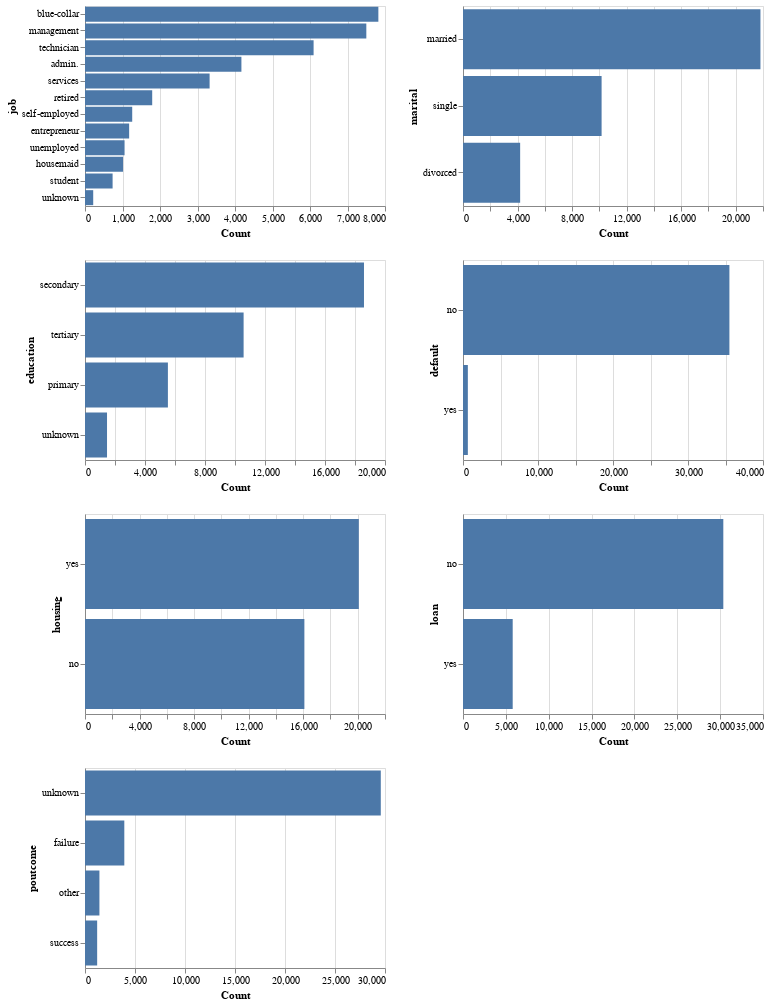

The code cell stored with this chart in its notebook:
### Code cell
# Distribution of categorical columns
categorical_chart = alt.Chart(train_df).mark_bar().encode(
    x=alt.X('count()', title='Count'),
    y=alt.Y(alt.repeat("repeat"), type="nominal", sort='-x'),
).properties(
    width=300,
    height=200
).repeat(
    repeat = ["job", "marital", "education", "default", "housing", "loan", "poutcome"],
    columns = 2
)
categorical_chart

### Figure 1 — Vega specification as saved in the notebook (floating-point values rounded to 4 significant figures)
{"$schema": "https://vega.github.io/schema/vega/v5.json", "data": [{"name": "source_0"}, {"name": "data_1", "values": [{"__count": 3323, "job": "services"}, {"__count": 7823, "job": "blue-collar"}, {"__count": 7502, "job": "management"}, {"__count": 6096, "job": "technician"}, {"__count": 1055, "job": "unemployed"}, {"__count": 1015, "job": "housemaid"}, {"__count": 4171, "job": "admin."}, {"__count": 736, "job": "student"}, {"__count": 1177, "job": "entrepreneur"}, {"__count": 1792, "job": "retired"}, {"__count": 1259, "job": "self-employed"}, {"__count": 219, "job": "unknown"}]}, {"name": "data_2", "values": [{"__count": 10164, "marital": "single"}, {"__count": 21813, "marital": "married"}, {"__count": 4191, "marital": "divorced"}]}, {"name": "data_3", "values": [{"__count": 18599, "education": "secondary"}, {"__count": 5527, "education": "primary"}, {"__count": 10574, "education": "tertiary"}, {"__count": 1468, "education": "unknown"}]}, {"name": "data_4", "values": [{"__count": 35521, "default": "no"}, {"__count": 647, "default": "yes"}]}, {"name": "data_5", "values": [{"__count": 16088, "housing": "no"}, {"__count": 20080, "housing": "yes"}]}, {"name": "data_6", "values": [{"__count": 30370, "loan": "no"}, {"__count": 5798, "loan": "yes"}]}, {"name": "data_7", "values": [{"__count": 29579, "poutcome": "unknown"}, {"__count": 1216, "poutcome": "success"}, {"__count": 3931, "poutcome": "failure"}, {"__count": 1442, "poutcome": "other"}]}, {"name": "data_1_child__job_x_domain___count", "values": [{"min": 219, "max": 7823}]}, {"name": "source_0_child__job_y_domain_job", "values": [{"job": "services", "sort_field": 3323}, {"job": "blue-collar", "sort_field": 7823}, {"job": "management", "sort_field": 7502}, {"job": "technician", "sort_field": 6096}, {"job": "unemployed", "sort_field": 1055}, {"job": "housemaid", "sort_field": 1015}, {"job": "admin.", "sort_field": 4171}, {"job": "student", "sort_field": 736}, {"job": "entrepreneur", "sort_field": 1177}, {"job": "retired", "sort_field": 1792}, {"job": "self-employed", "sort_field": 1259}, {"job": "unknown", "sort_field": 219}]}, {"name": "data_2_child__marital_x_domain___count", "values": [{"min": 4191, "max": 21813}]}, {"name": "source_0_child__marital_y_domain_marital", "values": [{"marital": "single", "sort_field": 10164}, {"marital": "married", "sort_field": 21813}, {"marital": "divorced", "sort_field": 4191}]}, {"name": "data_3_child__education_x_domain___count", "values": [{"min": 1468, "max": 18599}]}, {"name": "source_0_child__education_y_domain_education", "values": [{"education": "secondary", "sort_field": 18599}, {"education": "primary", "sort_field": 5527}, {"education": "tertiary", "sort_field": 10574}, {"education": "unknown", "sort_field": 1468}]}, {"name": "data_4_child__default_x_domain___count", "values": [{"min": 647, "max": 35521}]}, {"name": "source_0_child__default_y_domain_default", "values": [{"default": "no", "sort_field": 35521}, {"default": "yes", "sort_field": 647}]}, {"name": "data_5_child__housing_x_domain___count", "values": [{"min": 16088, "max": 20080}]}, {"name": "source_0_child__housing_y_domain_housing", "values": [{"housing": "no", "sort_field": 16088}, {"housing": "yes", "sort_field": 20080}]}, {"name": "data_6_child__loan_x_domain___count", "values": [{"min": 5798, "max": 30370}]}, {"name": "source_0_child__loan_y_domain_loan", "values": [{"loan": "no", "sort_field": 30370}, {"loan": "yes", "sort_field": 5798}]}, {"name": "data_7_child__poutcome_x_domain___count", "values": [{"min": 1216, "max": 29579}]}, {"name": "source_0_child__poutcome_y_domain_poutcome", "values": [{"poutcome": "unknown", "sort_field": 29579}, {"poutcome": "success", "sort_field": 1216}, {"poutcome": "failure", "sort_field": 3931}, {"poutcome": "other", "sort_field": 1442}]}], "signals": [{"name": "childWidth", "value": 300}, {"name": "childHeight", "value": 200}], "marks": [{"type": "group", "name": "child__job_group", "encode": {"update": {"width": {"signal": "childWidth"}, "height": {"signal": "childHeight"}}}, "marks": [{"type": "rect", "name": "child__job_marks", "from": {"data": "data_1"}, "encode": {"update": {"y": {"field": "job", "scale": "child__job_y"}, "description": {"signal": "\"Count: \" + (format(datum[\"__count\"], \"\")) + \"; job: \" + (isValid(datum[\"job\"]) ? datum[\"job\"] : \"\"+datum[\"job\"])"}, "height": {"signal": "max(0.25, bandwidth('child__job_y'))"}, "fill": {"value": "#4c78a8"}, "x": {"field": "__count", "scale": "child__job_x"}, "ariaRoleDescription": {"value": "bar"}, "x2": {"value": 0, "scale": "child__job_x"}}}, "style": ["bar"]}], "axes": [{"scale": "child__job_x", "maxExtent": 0, "labels": false, "minExtent": 0, "ticks": false, "gridScale": "child__job_y", "orient": "bottom", "aria": false, "zindex": 0, "domain": false, "grid": true, "tickCount": {"signal": "ceil(childWidth/40)"}}, {"scale": "child__job_x", "title": "Count", "zindex": 0, "labelFlush": true, "orient": "bottom", "grid": false, "labelOverlap": true, "tickCount": {"signal": "ceil(childWidth/40)"}}, {"scale": "child__job_y", "title": "job", "grid": false, "zindex": 0, "orient": "left"}], "style": "cell"}, {"type": "group", "name": "child__marital_group", "encode": {"update": {"height": {"signal": "childHeight"}, "width": {"signal": "childWidth"}}}, "marks": [{"type": "rect", "name": "child__marital_marks", "from": {"data": "data_2"}, "encode": {"update": {"fill": {"value": "#4c78a8"}, "x": {"field": "__count", "scale": "child__marital_x"}, "height": {"signal": "max(0.25, bandwidth('child__marital_y'))"}, "ariaRoleDescription": {"value": "bar"}, "y": {"field": "marital", "scale": "child__marital_y"}, "description": {"signal": "\"Count: \" + (format(datum[\"__count\"], \"\")) + \"; marital: \" + (isValid(datum[\"marital\"]) ? datum[\"marital\"] : \"\"+datum[\"marital\"])"}, "x2": {"value": 0, "scale": "child__marital_x"}}}, "style": ["bar"]}], "axes": [{"scale": "child__marital_x", "domain": false, "aria": false, "ticks": false, "labels": false, "orient": "bottom", "grid": true, "tickCount": {"signal": "ceil(childWidth/40)"}, "gridScale": "child__marital_y", "minExtent": 0, "zindex": 0, "maxExtent": 0}, {"scale": "child__marital_x", "labelOverlap": true, "title": "Count", "tickCount": {"signal": "ceil(childWidth/40)"}, "labelFlush": true, "zindex": 0, "orient": "bottom", "grid": false}, {"scale": "child__marital_y", "orient": "left", "zindex": 0, "grid": false, "title": "marital"}], "style": "cell"}, {"type": "group", "name": "child__education_group", "encode": {"update": {"width": {"signal": "childWidth"}, "height": {"signal": "childHeight"}}}, "marks": [{"type": "rect", "name": "child__education_marks", "from": {"data": "data_3"}, "encode": {"update": {"x": {"field": "__count", "scale": "child__education_x"}, "description": {"signal": "\"Count: \" + (format(datum[\"__count\"], \"\")) + \"; education: \" + (isValid(datum[\"education\"]) ? datum[\"education\"] : \"\"+datum[\"education\"])"}, "ariaRoleDescription": {"value": "bar"}, "x2": {"value": 0, "scale": "child__education_x"}, "y": {"field": "education", "scale": "child__education_y"}, "height": {"signal": "max(0.25, bandwidth('child__education_y'))"}, "fill": {"value": "#4c78a8"}}}, "style": ["bar"]}], "axes": [{"scale": "child__education_x", "minExtent": 0, "grid": true, "orient": "bottom", "maxExtent": 0, "ticks": false, "domain": false, "aria": false, "zindex": 0, "labels": false, "gridScale": "child__education_y", "tickCount": {"signal": "ceil(childWidth/40)"}}, {"scale": "child__education_x", "labelOverlap": true, "tickCount": {"signal": "ceil(childWidth/40)"}, "zindex": 0, "orient": "bottom", "title": "Count", "grid": false, "labelFlush": true}, {"scale": "child__education_y", "grid": false, "title": "education", "orient": "left", "zindex": 0}], "style": "cell"}, {"type": "group", "name": "child__default_group", "encode": {"update": {"width": {"signal": "childWidth"}, "height": {"signal": "childHeight"}}}, "marks": [{"type": "rect", "name": "child__default_marks", "from": {"data": "data_4"}, "encode": {"update": {"height": {"signal": "max(0.25, bandwidth('child__default_y'))"}, "fill": {"value": "#4c78a8"}, "x": {"field": "__count", "scale": "child__default_x"}, "ariaRoleDescription": {"value": "bar"}, "description": {"signal": "\"Count: \" + (format(datum[\"__count\"], \"\")) + \"; default: \" + (isValid(datum[\"default\"]) ? datum[\"default\"] : \"\"+datum[\"default\"])"}, "x2": {"value": 0, "scale": "child__default_x"}, "y": {"field": "default", "scale": "child__default_y"}}}, "style": ["bar"]}], "axes": [{"scale": "child__default_x", "aria": false, "minExtent": 0, "maxExtent": 0, "ticks": false, "zindex": 0, "grid": true, "gridScale": "child__default_y", "domain": false, "tickCount": {"signal": "ceil(childWidth/40)"}, "orient": "bottom", "labels": false}, {"scale": "child__default_x", "title": "Count", "orient": "bottom", "zindex": 0, "labelFlush": true, "tickCount": {"signal": "ceil(childWidth/40)"}, "labelOverlap": true, "grid": false}, {"scale": "child__default_y", "zindex": 0, "orient": "left", "title": "default", "grid": false}], "style": "cell"}, {"type": "group", "name": "child__housing_group", "encode": {"update": {"height": {"signal": "childHeight"}, "width": {"signal": "childWidth"}}}, "marks": [{"type": "rect", "name": "child__housing_marks", "from": {"data": "data_5"}, "encode": {"update": {"x": {"field": "__count", "scale": "child__housing_x"}, "ariaRoleDescription": {"value": "bar"}, "fill": {"value": "#4c78a8"}, "x2": {"value": 0, "scale": "child__housing_x"}, "y": {"field": "housing", "scale": "child__housing_y"}, "height": {"signal": "max(0.25, bandwidth('child__housing_y'))"}, "description": {"signal": "\"Count: \" + (format(datum[\"__count\"], \"\")) + \"; housing: \" + (isValid(datum[\"housing\"]) ? datum[\"housing\"] : \"\"+datum[\"housing\"])"}}}, "style": ["bar"]}], "axes": [{"scale": "child__housing_x", "labels": false, "tickCount": {"signal": "ceil(childWidth/40)"}, "aria": false, "maxExtent": 0, "grid": true, "zindex": 0, "orient": "bottom", "domain": false, "gridScale": "child__housing_y", "ticks": false, "minExtent": 0}, {"scale": "child__housing_x", "zindex": 0, "title": "Count", "tickCount": {"signal": "ceil(childWidth/40)"}, "orient": "bottom", "grid": false, "labelOverlap": true, "labelFlush": true}, {"scale": "child__housing_y", "zindex": 0, "grid": false, "title": "housing", "orient": "left"}], "style": "cell"}, {"type": "group", "name": "child__loan_group", "encode": {"update": {"height": {"signal": "childHeight"}, "width": {"signal": "childWidth"}}}, "marks": [{"type": "rect", "name": "child__loan_marks", "from": {"data": "data_6"}, "encode": {"update": {"fill": {"value": "#4c78a8"}, "ariaRoleDescription": {"value": "bar"}, "description": {"signal": "\"Count: \" + (format(datum[\"__count\"], \"\")) + \"; loan: \" + (isValid(datum[\"loan\"]) ? datum[\"loan\"] : \"\"+datum[\"loan\"])"}, "x2": {"value": 0, "scale": "child__loan_x"}, "x": {"field": "__count", "scale": "child__loan_x"}, "y": {"field": "loan", "scale": "child__loan_y"}, "height": {"signal": "max(0.25, bandwidth('child__loan_y'))"}}}, "style": ["bar"]}], "axes": [{"scale": "child__loan_x", "domain": false, "maxExtent": 0, "minExtent": 0, "zindex": 0, "aria": false, "ticks": false, "grid": true, "tickCount": {"signal": "ceil(childWidth/40)"}, "gridScale": "child__loan_y", "labels": false, "orient": "bottom"}, {"scale": "child__loan_x", "grid": false, "labelOverlap": true, "tickCount": {"signal": "ceil(childWidth/40)"}, "title": "Count", "zindex": 0, "orient": "bottom", "labelFlush": true}, {"scale": "child__loan_y", "orient": "left", "zindex": 0, "title": "loan", "grid": false}], "style": "cell"}, {"type": "group", "name": "child__poutcome_group", "encode": {"update": {"width": {"signal": "childWidth"}, "height": {"signal": "childHeight"}}}, "marks": [{"type": "rect", "name": "child__poutcome_marks", "from": {"data": "data_7"}, "encode": {"update": {"ariaRoleDescription": {"value": "bar"}, "x": {"field": "__count", "scale": "child__poutcome_x"}, "fill": {"value": "#4c78a8"}, "description": {"signal": "\"Count: \" + (format(datum[\"__count\"], \"\")) + \"; poutcome: \" + (isValid(datum[\"poutcome\"]) ? datum[\"poutcome\"] : \"\"+datum[\"poutcome\"])"}, "x2": {"value": 0, "scale": "child__poutcome_x"}, "y": {"field": "poutcome", "scale": "child__poutcome_y"}, "height": {"signal": "max(0.25, bandwidth('child__poutcome_y'))"}}}, "style": ["bar"]}], "axes": [{"scale": "child__poutcome_x", "minExtent": 0, "ticks": false, "tickCount": {"signal": "ceil(childWidth/40)"}, "gridScale": "child__poutcome_y", "labels": false, "zindex": 0, "aria": false, "domain": false, "maxExtent": 0, "orient": "bottom", "grid": true}, {"scale": "child__poutcome_x", "labelFlush": true, "tickCount": {"signal": "ceil(childWidth/40)"}, "orient": "bottom", "labelOverlap": true, "zindex": 0, "title": "Count", "grid": false}, {"scale": "child__poutcome_y", "zindex": 0, "grid": false, "title": "poutcome", "orient": "left"}], "style": "cell"}], "scales": [{"name": "child__job_x", "type": "linear", "domain": [{"signal": "(data(\"data_1_child__job_x_domain___count\")[0] || {}).min"}, {"signal": "(data(\"data_1_child__job_x_domain___count\")[0] || {}).max"}], "range": [0, {"signal": "childWidth"}], "nice": true, "zero": true}, {"name": "child__job_y", "type": "band", "domain": {"data": "source_0_child__job_y_domain_job", "field": "job", "sort": {"op": "max", "field": "sort_field", "order": "descending"}}, "range": [0, {"signal": "childHeight"}], "paddingInner": 0.1, "paddingOuter": 0.05}, {"name": "child__marital_x", "type": "linear", "domain": [{"signal": "(data(\"data_2_child__marital_x_domain___count\")[0] || {}).min"}, {"signal": "(data(\"data_2_child__marital_x_domain___count\")[0] || {}).max"}], "range": [0, {"signal": "childWidth"}], "nice": true, "zero": true}, {"name": "child__marital_y", "type": "band", "domain": {"data": "source_0_child__marital_y_domain_marital", "field": "marital", "sort": {"op": "max", "field": "sort_field", "order": "descending"}}, "range": [0, {"signal": "childHeight"}], "paddingInner": 0.1, "paddingOuter": 0.05}, {"name": "child__education_x", "type": "linear", "domain": [{"signal": "(data(\"data_3_child__education_x_domain___count\")[0] || {}).min"}, {"signal": "(data(\"data_3_child__education_x_domain___count\")[0] || {}).max"}], "range": [0, {"signal": "childWidth"}], "zero": true, "nice": true}, {"name": "child__education_y", "type": "band", "domain": {"data": "source_0_child__education_y_domain_education", "field": "education", "sort": {"op": "max", "field": "sort_field", "order": "descending"}}, "range": [0, {"signal": "childHeight"}], "paddingInner": 0.1, "paddingOuter": 0.05}, {"name": "child__default_x", "type": "linear", "domain": [{"signal": "(data(\"data_4_child__default_x_domain___count\")[0] || {}).min"}, {"signal": "(data(\"data_4_child__default_x_domain___count\")[0] || {}).max"}], "range": [0, {"signal": "childWidth"}], "nice": true, "zero": true}, {"name": "child__default_y", "type": "band", "domain": {"data": "source_0_child__default_y_domain_default", "field": "default", "sort": {"op": "max", "field": "sort_field", "order": "descending"}}, "range": [0, {"signal": "childHeight"}], "paddingInner": 0.1, "paddingOuter": 0.05}, {"name": "child__housing_x", "type": "linear", "domain": [{"signal": "(data(\"data_5_child__housing_x_domain___count\")[0] || {}).min"}, {"signal": "(data(\"data_5_child__housing_x_domain___count\")[0] || {}).max"}], "range": [0, {"signal": "childWidth"}], "nice": true, "zero": true}, {"name": "child__housing_y", "type": "band", "domain": {"data": "source_0_child__housing_y_domain_housing", "field": "housing", "sort": {"op": "max", "field": "sort_field", "order": "descending"}}, "range": [0, {"signal": "childHeight"}], "paddingInner": 0.1, "paddingOuter": 0.05}, {"name": "child__loan_x", "type": "linear", "domain": [{"signal": "(data(\"data_6_child__loan_x_domain___count\")[0] || {}).min"}, {"signal": "(data(\"data_6_child__loan_x_domain___count\")[0] || {}).max"}], "range": [0, {"signal": "childWidth"}], "nice": true, "zero": true}, {"name": "child__loan_y", "type": "band", "domain": {"data": "source_0_child__loan_y_domain_loan", "field": "loan", "sort": {"op": "max", "field": "sort_field", "order": "descending"}}, "range": [0, {"signal": "childHeight"}], "paddingInner": 0.1, "paddingOuter": 0.05}, {"name": "child__poutcome_x", "type": "linear", "domain": [{"signal": "(data(\"data_7_child__poutcome_x_domain___count\")[0] || {}).min"}, {"signal": "(data(\"data_7_child__poutcome_x_domain___count\")[0] || {}).max"}], "range": [0, {"signal": "childWidth"}], "zero": true, "nice": true}, {"name": "child__poutcome_y", "type": "band", "domain": {"data": "source_0_child__poutcome_y_domain_poutcome", "field": "poutcome", "sort": {"op": "max", "field": "sort_field", "order": "descending"}}, "range": [0, {"signal": "childHeight"}], "paddingInner": 0.1, "paddingOuter": 0.05}], "layout": {"padding": 20, "columns": 2, "bounds": "full", "align": "all"}, "background": "white", "padding": 5}
